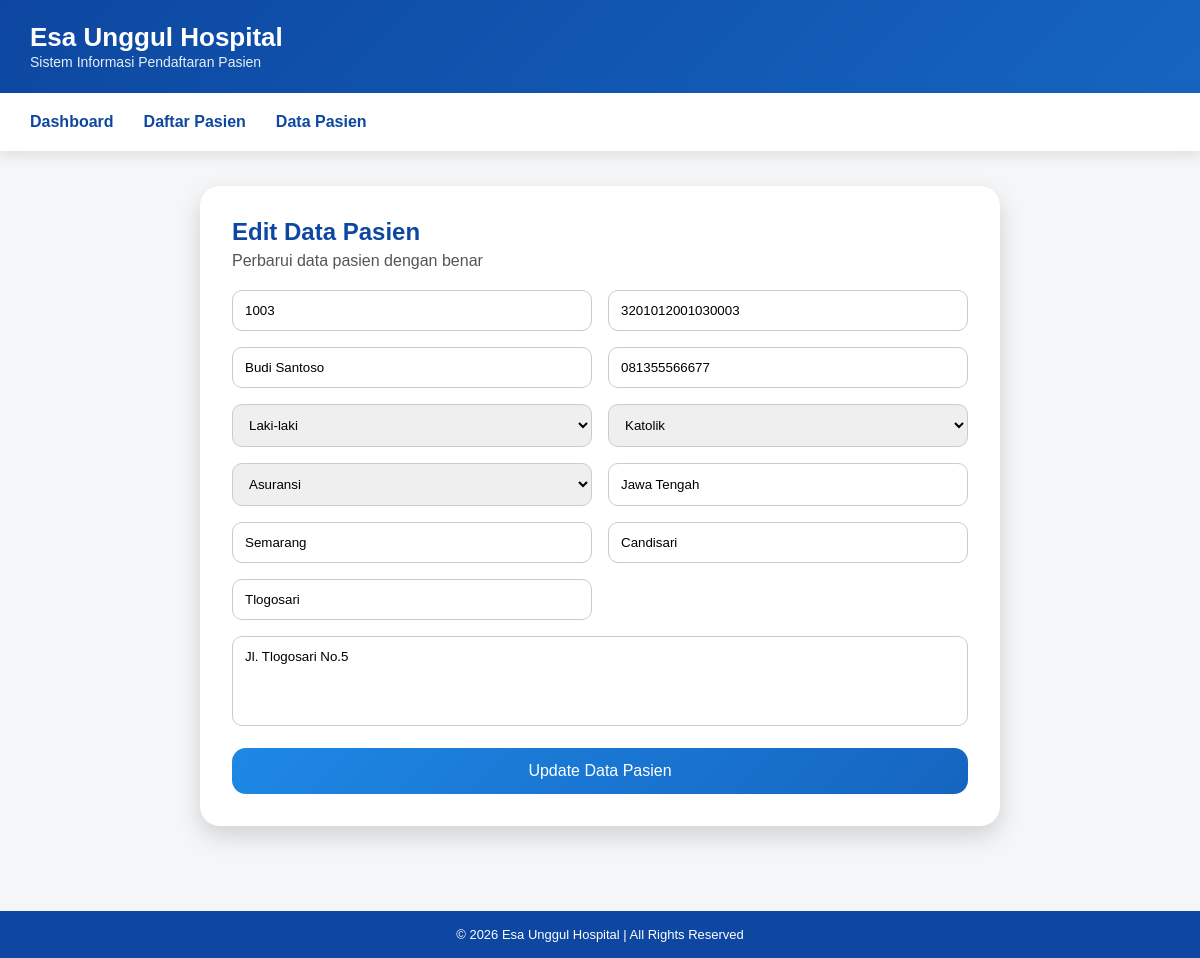
Page /edit_pasien.php?id=3 on the committed database.
### tables this page shows
CREATE TABLE `pasien` (
  `id` int(11) NOT NULL,
  `no_rm` int(11) NOT NULL,
  `nik` char(16) NOT NULL,
  `nama` varchar(100) NOT NULL,
  `no_hp` varchar(15) NOT NULL,
  `jk` enum('Tidak diketahui','Laki-laki','Perempuan','Tidak dapat ditentukan','Tidak mengisi') NOT NULL,
  `agama` enum('Islam','Kristen Protestan','Katolik','Hindu','Budha','Konghucu','Penghayat') NOT NULL,
  `jenis_pembiayaan` enum('JKN','Umum','Asuransi') NOT NULL,
  `provinsi` varchar(50) DEFAULT NULL,
  `kota` varchar(50) DEFAULT NULL,
  `kecamatan` varchar(50) DEFAULT NULL,
  `kelurahan` varchar(50) DEFAULT NULL,
  `alamat` text DEFAULT NULL,
  `created_at` timestamp NOT NULL DEFAULT current_timestamp()
);

### edit_pasien.php (the view, shortened to what this page needs)
<?php
include "koneksi.php";
$id = $_GET['id'];
$p_query = mysqli_query($conn, "SELECT * FROM pasien WHERE id='$id'");
$p = mysqli_fetch_assoc($p_query);
?>
<!DOCTYPE html>
<html lang="id">
<head>
</head>
<body>
<div class="header">
    <h1>Esa Unggul Hospital</h1>
    <span>Sistem Informasi Pendaftaran Pasien</span>
</div>
<div class="navbar">
    <div class="nav">
        <a href="index.php">Dashboard</a>
        <a href="daftar_pasien.php">Daftar Pasien</a>
        <a href="data_pasien.php">Data Pasien</a>
    </div>
</div>
<div class="container">
<div class="form-box">
<h2>Edit Data Pasien</h2>
<p>Perbarui data pasien dengan benar</p>
<form method="post">
    <div class="grid">
        <input name="no_rm" placeholder="No Rekam Medis" value="<?= htmlspecialchars($p['no_rm']) ?>" required>
        <input name="nik" placeholder="NIK" maxlength="16" value="<?= htmlspecialchars($p['nik']) ?>" required>
        <input name="nama" placeholder="Nama Pasien" value="<?= htmlspecialchars($p['nama']) ?>" required>
        <input name="no_hp" placeholder="No HP" value="<?= htmlspecialchars($p['no_hp']) ?>" required>
        <select name="jk" required>
            <option value="Laki-laki" <?= $p['jk']=='Laki-laki'?'selected':'' ?>>Laki-laki</option>
        </select>
        <select name="agama" required>
            <option value="Katolik" <?= $p['agama']=='Katolik'?'selected':'' ?>>Katolik</option>
        </select>
        <select name="jenis_pembiayaan" required>
            <option value="Asuransi" <?= $p['jenis_pembiayaan']=='Asuransi'?'selected':'' ?>>Asuransi</option>
        </select>
        <input name="provinsi" placeholder="Provinsi" value="<?= htmlspecialchars($p['provinsi']) ?>">
        <input name="kota" placeholder="Kota" value="<?= htmlspecialchars($p['kota']) ?>">
        <input name="kecamatan" placeholder="Kecamatan" value="<?= htmlspecialchars($p['kecamatan']) ?>">
        <input name="kelurahan" placeholder="Kelurahan" value="<?= htmlspecialchars($p['kelurahan']) ?>">
        <textarea name="alamat" class="full" placeholder="Alamat Lengkap"><?= htmlspecialchars($p['alamat']) ?></textarea>
    </div>
    <button name="update">Update Data Pasien</button>
</form>
</div>
</div>
<div class="footer">
    © <?= date('Y') ?> Esa Unggul Hospital | All Rights Reserved
</div>
</body>
</html>

### edit_pasien.php (style rules this page uses)
* { box-sizing: border-box; margin:0; padding:0; font-family: Arial,sans-serif; }
body { background:#f4f6f8; animation: fadeIn .5s ease; }
.header { background: linear-gradient(135deg,#0d47a1,#1565c0); color:white; padding:22px 30px; }
.header h1 { font-size:26px; }
.header span { font-size:14px; opacity:.9; }
.navbar { position: sticky; top:0; z-index:1000; background:white; box-shadow:0 4px 14px rgba(0,0,0,.1); }
.nav { display:flex; gap:30px; padding:14px 30px; }
.nav a { text-decoration:none; color:#0d47a1; font-weight:bold; padding:6px 0; position:relative; }
.nav a::after { content:''; position:absolute; bottom:0; left:0; width:0; height:3px; background:#0d47a1; transition:.35s; }
.container { padding:35px; }
.form-box { max-width:800px; margin:auto; background:white; padding:32px; border-radius:20px; box-shadow:0 10px 24px rgba(0,0,0,.15); }
.form-box h2 { color:#0d47a1; margin-bottom:6px; }
.form-box p { color:#555; margin-bottom:20px; }
.grid { display:grid; grid-template-columns:1fr 1fr; gap:16px; }
.full { grid-column:1/3; }
input, select, textarea { width:100%; padding:12px; border-radius:10px; border:1px solid #ccc; }
textarea { resize:none; height:90px; }
button { margin-top:22px; width:100%; padding:14px; background: linear-gradient(135deg,#1e88e5,#1565c0); color:white; border:none; border-radius:14px; font-size:16px; cursor:pointer; transition:.3s; }
.footer { margin-top:50px; background:#0d47a1; color:white; text-align:center; padding:16px; font-size:13px; }

### rows in the picture
pasien: no_rm "1003", nik "3201012001030003", nama "Budi Santoso", no_hp "081355566677", jk "Laki-laki", agama "Katolik", jenis_pembiayaan "Asuransi", provinsi "Jawa Tengah", kota "Semarang", kecamatan "Candisari", kelurahan "Tlogosari", alamat "Jl. Tlogosari No.5"
